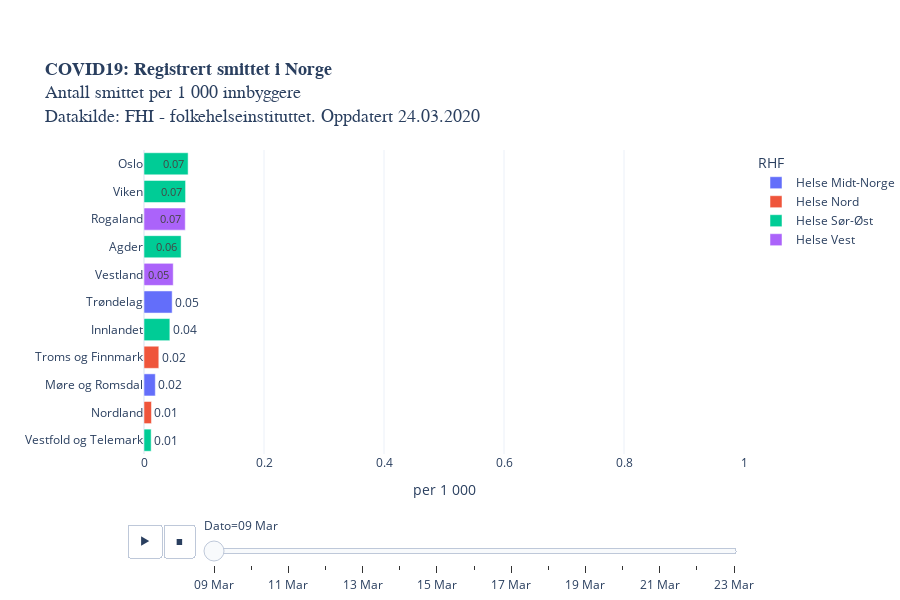

Notebook source saved alongside this figure:
### Code cell
legend = [i for i in vekst["RHF"].unique()]
legend.sort()

fig = px.bar(melted, 
             x='Smittede/tusen innb', y='Fylke', animation_frame="variable",
             animation_group="Fylke",
             orientation='h',
             category_orders={"RHF": legend},
             labels = {"Veksttakt": "daglig vekst (%)", "variable": "Dato"},
             color='RHF',
             text="txt",
             height=600,
             title = "<b>COVID19: Registrert smittet i Norge</b><br>Antall smittet per 1 000 innbyggere<br>Datakilde: FHI - folkehelseinstituttet. Oppdatert " +datetime.today().strftime('%d.%m.%Y'),
             template = "plotly_white",
             range_x=[0,1]
                 ).update_yaxes(categoryorder="total ascending")

fig.layout.coloraxis.showscale = False

fig.update_layout(
    yaxis=dict(
        separatethousands=True,
        categoryorder = 'total ascending',
        title_text="",
        fixedrange=True,
    ), xaxis=dict(fixedrange=True,
                 title_text="per 1 000"),
    title_font=dict(family="Helvetica", size=18),
        margin=dict(b=150)) #bottom margin

fig.update_layout(autosize=True,
    margin=dict(l=100, r=100, t=150, b=0),
    paper_bgcolor='rgba(0, 0, 0, 0)'
    #plot_bgcolor='rgb(248, 248, 255)'    
                 )

py.plot(fig, filename='COVID19_per_capita_fylkesutvikling_animation.html')
fig.show()

### Figure 1 — Plotly figure (JSON) as saved in the notebook; plotly's stock layout.template omitted (floating-point values rounded to 4 significant figures)
{"data": [{"alignmentgroup": "True", "hoverlabel": {"namelength": 0}, "hovertemplate": "RHF=Helse Midt-Norge<br>Dato=09 Mar<br>Smittede/tusen innb=%{x}<br>Fylke=%{y}<br>txt=%{text}", "ids": ["Møre og Romsdal", "Trøndelag"], "legendgroup": "Helse Midt-Norge", "marker": {"color": "#636efa"}, "name": "Helse Midt-Norge", "offsetgroup": "Helse Midt-Norge", "orientation": "h", "showlegend": true, "text": ["0.02", "0.05"], "textposition": "auto", "type": "bar", "x": [0.01885, 0.04694], "xaxis": "x", "y": ["Møre og Romsdal", "Trøndelag"], "yaxis": "y"}, {"alignmentgroup": "True", "hoverlabel": {"namelength": 0}, "hovertemplate": "RHF=Helse Nord<br>Dato=09 Mar<br>Smittede/tusen innb=%{x}<br>Fylke=%{y}<br>txt=%{text}", "ids": ["Nordland", "Troms og Finnmark"], "legendgroup": "Helse Nord", "marker": {"color": "#EF553B"}, "name": "Helse Nord", "offsetgroup": "Helse Nord", "orientation": "h", "showlegend": true, "text": ["0.01", "0.02"], "textposition": "auto", "type": "bar", "x": [0.01244, 0.02466], "xaxis": "x", "y": ["Nordland", "Troms og Finnmark"], "yaxis": "y"}, {"alignmentgroup": "True", "hoverlabel": {"namelength": 0}, "hovertemplate": "RHF=Helse Sør-Øst<br>Dato=09 Mar<br>Smittede/tusen innb=%{x}<br>Fylke=%{y}<br>txt=%{text}", "ids": ["Agder", "Vestfold og Telemark", "Oslo", "Innlandet", "Viken"], "legendgroup": "Helse Sør-Øst", "marker": {"color": "#00cc96"}, "name": "Helse Sør-Øst", "offsetgroup": "Helse Sør-Øst", "orientation": "h", "showlegend": true, "text": ["0.06", "0.01", "0.07", "0.04", "0.07"], "textposition": "auto", "type": "bar", "x": [0.06184, 0.01192, 0.07354, 0.04308, 0.06929], "xaxis": "x", "y": ["Agder", "Vestfold og Telemark", "Oslo", "Innlandet", "Viken"], "yaxis": "y"}, {"alignmentgroup": "True", "hoverlabel": {"namelength": 0}, "hovertemplate": "RHF=Helse Vest<br>Dato=09 Mar<br>Smittede/tusen innb=%{x}<br>Fylke=%{y}<br>txt=%{text}", "ids": ["Vestland", "Rogaland"], "legendgroup": "Helse Vest", "marker": {"color": "#ab63fa"}, "name": "Helse Vest", "offsetgroup": "Helse Vest", "orientation": "h", "showlegend": true, "text": ["0.05", "0.07"], "textposition": "auto", "type": "bar", "x": [0.0487, 0.06877], "xaxis": "x", "y": ["Vestland", "Rogaland"], "yaxis": "y"}], "layout": {"autosize": true, "barmode": "relative", "coloraxis": {"showscale": false}, "height": 600, "legend": {"title": {"text": "RHF"}, "tracegroupgap": 0}, "margin": {"b": 0, "l": 100, "r": 100, "t": 150}, "paper_bgcolor": "rgba(0, 0, 0, 0)", "sliders": [{"active": 0, "currentvalue": {"prefix": "Dato="}, "len": 0.9, "pad": {"b": 10, "t": 60}, "steps": [{"args": [["09 Mar"], {"frame": {"duration": 0, "redraw": true}, "fromcurrent": true, "mode": "immediate", "transition": {"duration": 0, "easing": "linear"}}], "label": "09 Mar", "method": "animate"}, {"args": [["10 Mar"], {"frame": {"duration": 0, "redraw": true}, "fromcurrent": true, "mode": "immediate", "transition": {"duration": 0, "easing": "linear"}}], "label": "10 Mar", "method": "animate"}, {"args": [["11 Mar"], {"frame": {"duration": 0, "redraw": true}, "fromcurrent": true, "mode": "immediate", "transition": {"duration": 0, "easing": "linear"}}], "label": "11 Mar", "method": "animate"}, {"args": [["12 Mar"], {"frame": {"duration": 0, "redraw": true}, "fromcurrent": true, "mode": "immediate", "transition": {"duration": 0, "easing": "linear"}}], "label": "12 Mar", "method": "animate"}, {"args": [["13 Mar"], {"frame": {"duration": 0, "redraw": true}, "fromcurrent": true, "mode": "immediate", "transition": {"duration": 0, "easing": "linear"}}], "label": "13 Mar", "method": "animate"}, {"args": [["14 Mar"], {"frame": {"duration": 0, "redraw": true}, "fromcurrent": true, "mode": "immediate", "transition": {"duration": 0, "easing": "linear"}}], "label": "14 Mar", "method": "animate"}, {"args": [["15 Mar"], {"frame": {"duration": 0, "redraw": true}, "fromcurrent": true, "mode": "immediate", "transition": {"duration": 0, "easing": "linear"}}], "label": "15 Mar", "method": "animate"}, {"args": [["16 Mar"], {"frame": {"duration": 0, "redraw": true}, "fromcurrent": true, "mode": "immediate", "transition": {"duration": 0, "easing": "linear"}}], "label": "16 Mar", "method": "animate"}, {"args": [["17 Mar"], {"frame": {"duration": 0, "redraw": true}, "fromcurrent": true, "mode": "immediate", "transition": {"duration": 0, "easing": "linear"}}], "label": "17 Mar", "method": "animate"}, {"args": [["18 Mar"], {"frame": {"duration": 0, "redraw": true}, "fromcurrent": true, "mode": "immediate", "transition": {"duration": 0, "easing": "linear"}}], "label": "18 Mar", "method": "animate"}, {"args": [["19 Mar"], {"frame": {"duration": 0, "redraw": true}, "fromcurrent": true, "mode": "immediate", "transition": {"duration": 0, "easing": "linear"}}], "label": "19 Mar", "method": "animate"}, {"args": [["20 Mar"], {"frame": {"duration": 0, "redraw": true}, "fromcurrent": true, "mode": "immediate", "transition": {"duration": 0, "easing": "linear"}}], "label": "20 Mar", "method": "animate"}, {"args": [["21 Mar"], {"frame": {"duration": 0, "redraw": true}, "fromcurrent": true, "mode": "immediate", "transition": {"duration": 0, "easing": "linear"}}], "label": "21 Mar", "method": "animate"}, {"args": [["22 Mar"], {"frame": {"duration": 0, "redraw": true}, "fromcurrent": true, "mode": "immediate", "transition": {"duration": 0, "easing": "linear"}}], "label": "22 Mar", "method": "animate"}, {"args": [["23 Mar"], {"frame": {"duration": 0, "redraw": true}, "fromcurrent": true, "mode": "immediate", "transition": {"duration": 0, "easing": "linear"}}], "label": "23 Mar", "method": "animate"}], "x": 0.1, "xanchor": "left", "y": 0, "yanchor": "top"}], "title": {"font": {"family": "Helvetica", "size": 18}, "text": "<b>COVID19: Registrert smittet i Norge</b><br>Antall smittet per 1 000 innbyggere<br>Datakilde: FHI - folkehelseinstituttet. Oppdatert 24.03.2020"}, "updatemenus": [{"buttons": [{"args": [null, {"frame": {"duration": 500, "redraw": true}, "fromcurrent": true, "mode": "immediate", "transition": {"duration": 500, "easing": "linear"}}], "label": "&#9654;", "method": "animate"}, {"args": [[null], {"frame": {"duration": 0, "redraw": true}, "fromcurrent": true, "mode": "immediate", "transition": {"duration": 0, "easing": "linear"}}], "label": "&#9724;", "method": "animate"}], "direction": "left", "pad": {"r": 10, "t": 70}, "showactive": false, "type": "buttons", "x": 0.1, "xanchor": "right", "y": 0, "yanchor": "top"}], "xaxis": {"anchor": "y", "domain": [0, 1], "fixedrange": true, "range": [0, 1], "title": {"text": "per 1 000"}}, "yaxis": {"anchor": "x", "categoryorder": "total ascending", "domain": [0, 1], "fixedrange": true, "separatethousands": true, "title": {"text": ""}}}}
